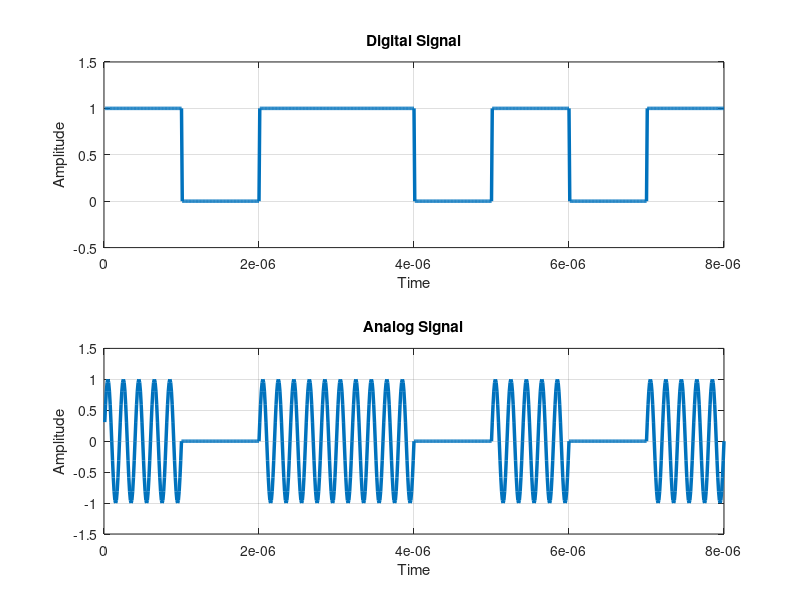

This figure's MATLAB source:
clc
clear;
close all;
x=[1 0 1 1 0 1 0 1];%digital data
disp(x);

bp=0.000001; %bit period

bit=[];

for n=1:1:length(x)
    if x(n)==0
        se=zeros(1,100);
    else
        se=ones(1,100);
    end
    bit=[bit se];
end

t1=bp/100:bp/100:length(x)*bp;

subplot(2,1,1);
plot(t1,bit,'LineWidth',2.5);grid on;
axis([0 length(x)*bp -0.5 1.5]);
xlabel('Time');
ylabel('Amplitude');
title('Digital Signal');

%ASK

t2=bp/100:bp/100:bp;
A0=0;
A1=1;

f=5/bp;
s=[];

for n=1:1:length(x)
    if x(n)==0
        y=A0*sin(2*pi*f*t2);
    else
        y=A1*sin(2*pi*f*t2);
    end
    s=[s y];
end

subplot(2,1,2);
plot(t1,s,'LineWidth',2.5);grid on;
axis([0 length(x)*bp -1.5 1.5]);
xlabel('Time');
ylabel('Amplitude');
title('Analog Signal');

